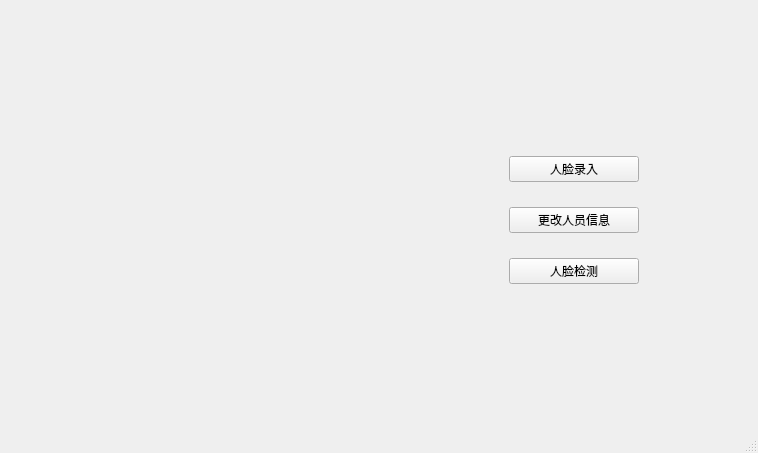
<?xml version="1.0" encoding="UTF-8"?>
<ui version="4.0">
 <class>MainWindow</class>
 <widget class="QMainWindow" name="MainWindow">
  <property name="geometry">
   <rect>
    <x>0</x>
    <y>0</y>
    <width>758</width>
    <height>453</height>
   </rect>
  </property>
  <property name="windowTitle">
   <string>MainWindow</string>
  </property>
  <widget class="QWidget" name="centralwidget">
   <layout class="QVBoxLayout" name="verticalLayout_2">
    <item>
     <layout class="QVBoxLayout" name="verticalLayout">
      <property name="spacing">
       <number>25</number>
      </property>
      <property name="leftMargin">
       <number>500</number>
      </property>
      <property name="topMargin">
       <number>130</number>
      </property>
      <property name="rightMargin">
       <number>110</number>
      </property>
      <property name="bottomMargin">
       <number>120</number>
      </property>
      <item>
       <widget class="QPushButton" name="pushButton">
        <property name="text">
         <string>人脸录入</string>
        </property>
       </widget>
      </item>
      <item>
       <widget class="QPushButton" name="pushButton_2">
        <property name="text">
         <string>更改人员信息</string>
        </property>
       </widget>
      </item>
      <item>
       <widget class="QPushButton" name="pushButton_3">
        <property name="text">
         <string>人脸检测</string>
        </property>
       </widget>
      </item>
     </layout>
    </item>
   </layout>
  </widget>
  <widget class="QMenuBar" name="menubar">
   <property name="geometry">
    <rect>
     <x>0</x>
     <y>0</y>
     <width>758</width>
     <height>21</height>
    </rect>
   </property>
  </widget>
  <widget class="QStatusBar" name="statusbar"/>
 </widget>
 <resources/>
 <connections/>
</ui>
